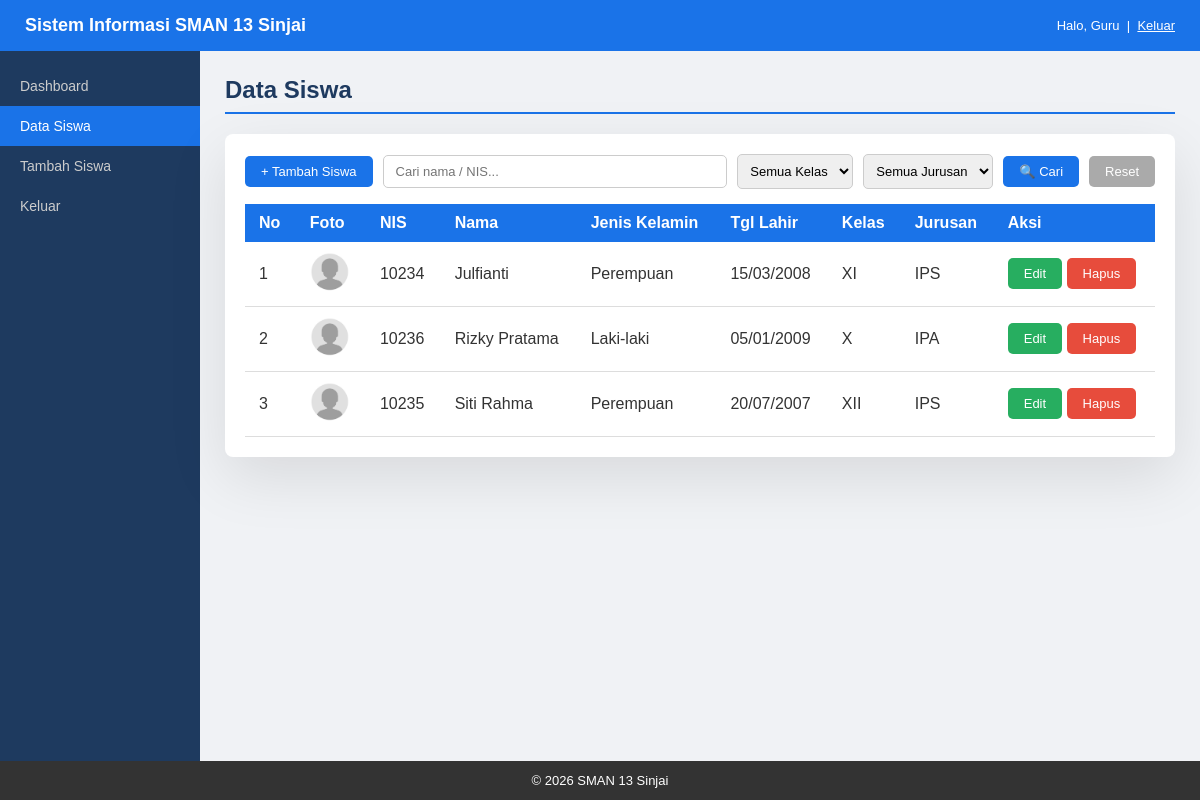
Page /tabel.php (signed in) on the committed database.
### tables this page shows
CREATE TABLE siswa (
  id             INT AUTO_INCREMENT PRIMARY KEY,
  nis            VARCHAR(20)          NOT NULL UNIQUE,
  nama           VARCHAR(100)         NOT NULL,
  jenis_kelamin  ENUM('L','P')        NOT NULL,
  tanggal_lahir  DATE,
  kelas          ENUM('X','XI','XII') NOT NULL,
  jurusan        ENUM('IPA','IPS')    NOT NULL,
  foto           VARCHAR(255)         DEFAULT NULL,
  created_at     TIMESTAMP DEFAULT CURRENT_TIMESTAMP,
  updated_at     TIMESTAMP DEFAULT CURRENT_TIMESTAMP ON UPDATE CURRENT_TIMESTAMP
);

### tabel.php (the view, shortened to what this page needs)
<?php
require_once 'koneksi.php';
$cari    = trim($_GET['cari'] ?? '');
$where  = [];
$sql = "SELECT * FROM siswa" . (count($where) ? " WHERE " . implode(" AND ", $where) : "") . " ORDER BY nama ASC";
$stmt = $conn->prepare($sql);
$stmt->execute();
$result = $stmt->get_result();
require 'header.php';
?>
  <h2>Data Siswa</h2>
  <div class="kartu">
    <form method="GET" action="tabel.php" class="form-filter">
      <a href="form.php" class="tombol tombol-biru">+ Tambah Siswa</a>
      <input type="text" name="cari" value="<?= htmlspecialchars($cari) ?>" placeholder="Cari nama / NIS...">
      <select name="kelas">
        <option value="">Semua Kelas</option>
      </select>
      <select name="jurusan">
        <option value="">Semua Jurusan</option>
      </select>
      <button type="submit" class="tombol tombol-biru">🔍 Cari</button>
      <a href="tabel.php" class="tombol tombol-abu">Reset</a>
    </form>
    <table>
      <thead>
        <tr>
          <th>No</th><th>Foto</th><th>NIS</th><th>Nama</th>
          <th>Jenis Kelamin</th><th>Tgl Lahir</th><th>Kelas</th><th>Jurusan</th><th>Aksi</th>
        </tr>
      </thead>
      <tbody>
        <?php if ($result->num_rows === 0): ?>
          <tr><td colspan="9" class="kosong">Tidak ada data siswa.</td></tr>
        <?php else: ?>
          <?php $no = 1; while ($row = $result->fetch_assoc()): ?>
          <tr>
            <td><?= $no++ ?></td>
            <td><img src="<?= ($row['foto'] && file_exists($row['foto'])) ? htmlspecialchars($row['foto']) : 'resource/foto.png' ?>" class="foto-siswa"></td>
            <td><?= htmlspecialchars($row['nis']) ?></td>
            <td><?= htmlspecialchars($row['nama']) ?></td>
            <td><?= $row['jenis_kelamin'] === 'L' ? 'Laki-laki' : 'Perempuan' ?></td>
            <td><?= $row['tanggal_lahir'] ? date('d/m/Y', strtotime($row['tanggal_lahir'])) : '-' ?></td>
            <td><?= htmlspecialchars($row['kelas']) ?></td>
            <td><?= htmlspecialchars($row['jurusan']) ?></td>
            <td class="kolom-aksi">
              <a href="form.php?id=<?= $row['id'] ?>" class="tombol tombol-hijau">Edit</a>
              <a href="#" class="tombol tombol-merah" onclick="return konfirmasiHapus(<?= $row['id'] ?>, '<?= htmlspecialchars($row['nama'], ENT_QUOTES) ?>')">Hapus</a>
            </td>
          </tr>
          <?php endwhile; ?>
        <?php endif; ?>
      </tbody>
    </table>
  </div>
<?php require 'footer.php'; ?>

### css/style.css (style rules this page uses)
body { font-family: Arial, sans-serif; margin: 0; padding: 0; background-color: #f0f2f5; color: #333; }
.konten h2 { margin-top: 0; color: #1e3a5f; border-bottom: 2px solid #1a73e8; padding-bottom: 8px; }
.kartu { background-color: white; border-radius: 8px; padding: 20px; box-shadow: 0 20px 60px rgba(0,0,0,0.1); }
table { width: 100%; border-collapse: collapse; margin-top: 15px; }
th { background-color: #1a73e8; color: white; padding: 10px 14px; text-align: left; }
td { padding: 10px 14px; border-bottom: 1px solid #ddd; }
.foto-siswa { width: 40px; height: 40px; border-radius: 50%; object-fit: cover; }
.tombol { display: inline-block; padding: 8px 16px; border-radius: 5px; text-decoration: none; font-size: 13px; cursor: pointer; border: none; font-family: Arial, sans-serif; }
.tombol-biru { background-color: #1a73e8; color: white; }
.tombol-hijau { background-color: #27ae60; color: white; }
.tombol-merah { background-color: #e74c3c; color: white; }
.tombol-abu { background-color: #aaa; color: white; }
.form-filter { display: flex; gap: 10px; margin-bottom: 15px; flex-wrap: wrap; align-items: center; }
.form-filter input[type="text"] { padding: 8px 12px; border: 1px solid #ccc; border-radius: 5px; font-size: 13px; flex: 1; min-width: 150px; }
.form-filter select { padding: 8px; border: 1px solid #ccc; border-radius: 5px; font-size: 13px; }
.kolom-aksi { white-space: nowrap; }

### rows in the picture
siswa: nis "10234", nama "Julfianti", jenis_kelamin "Perempuan", tanggal_lahir "15/03/2008", kelas "XI", jurusan "IPS"
siswa: nis "10236", nama "Rizky Pratama", jenis_kelamin "Laki-laki", tanggal_lahir "05/01/2009", kelas "X", jurusan "IPA"
siswa: nis "10235", nama "Siti Rahma", jenis_kelamin "Perempuan", tanggal_lahir "20/07/2007", kelas "XII", jurusan "IPS"

### other values in the picture
getNamaUser() "Guru"
